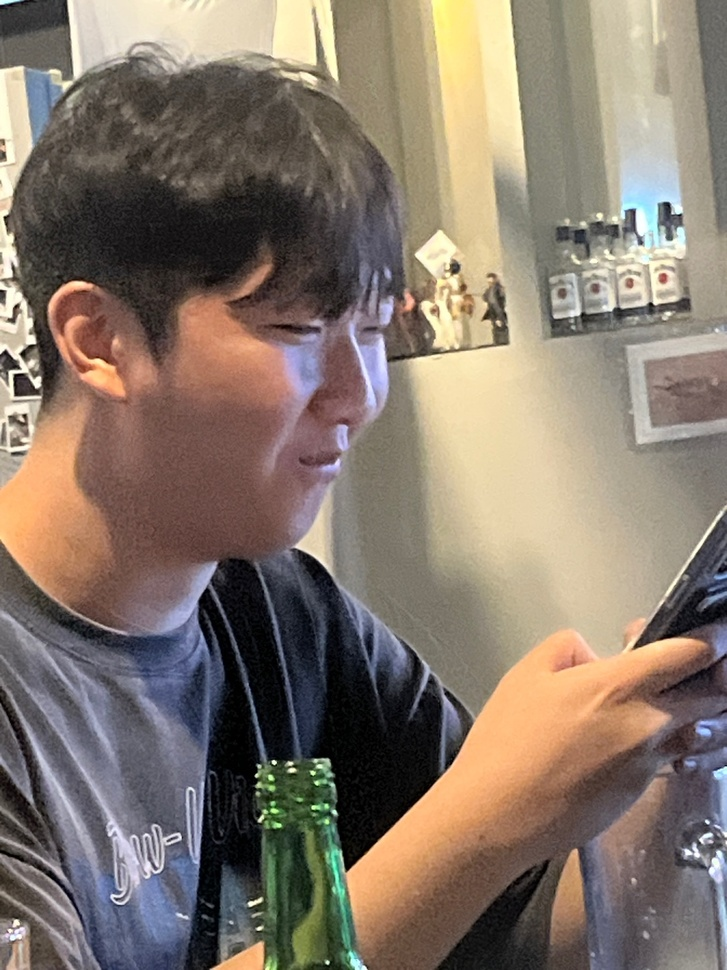
#> input picture anhyeon.jpg, 727 x 970 px, shrunk from 1080 x 1440 before the run
$ python morphology.py
#> lines starting #> are read from the running program, lines starting #| are printed output that depends on the picture; after the words box and inside, x2 and y2 are one past the last pixel; in counts of white or black regions, pixels touching at a corner belong together
import cv2 as cv
import numpy as np
import matplotlib.pyplot as plt

img = cv.imread('anhyeon.jpg', cv.IMREAD_UNCHANGED)
#> img is the input picture: shape (970, 727, 3); mean B, G, R 107.4, 119.7, 133.1

if img is None :
    exit(1)

# png파일은 4개의 채널이 존재, 3번 채널에 그림이 있음 [:,:,3]으로 3번째 채널 저장
# THRESH_BINARY -> 고정된 임계값을 사용하여 이진화
# THRESH_OTSU -> 이미지 히스토그램에 따라 최적의 임계값을 자동으로 찾아서 이진화
#t, bin_img = cv.threshold(img[:,:,3], 0, 255, cv.THRESH_BINARY + cv.THRESH_OTSU)
#plt.imshow(bin_img , cmap= 'gray'), plt.xticks([]), plt.yticks([])
#plt.show()

gray = cv.cvtColor(img, cv.COLOR_BGR2GRAY)
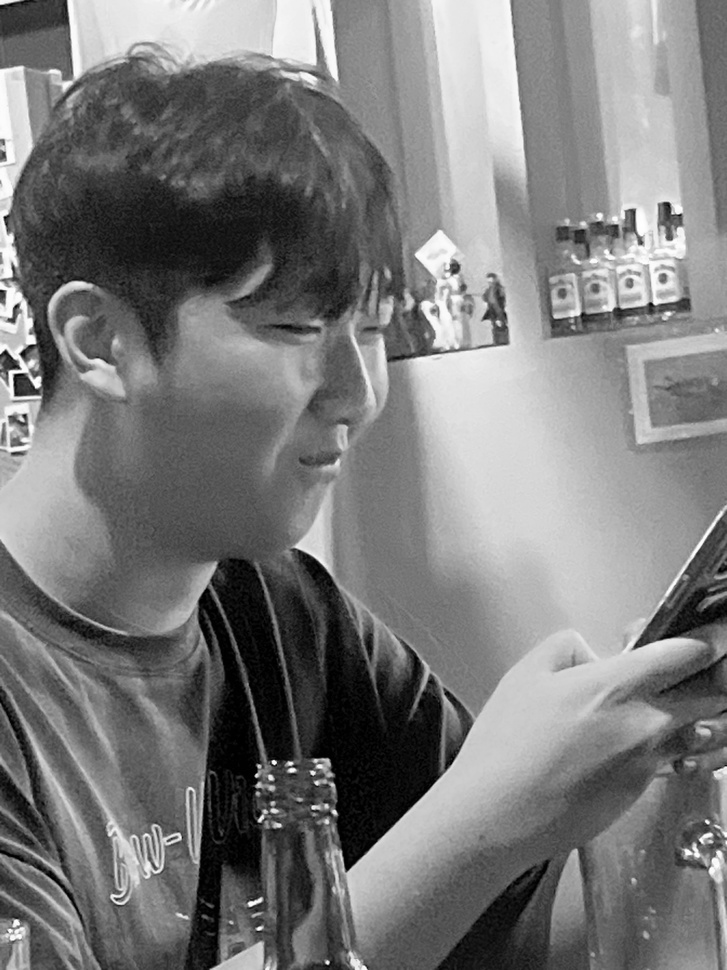
#> gray: shape (970, 727); min 0, max 255, mean 122.3
t, bin_img = cv.threshold(gray, 0, 255, cv.THRESH_BINARY + cv.THRESH_OTSU)
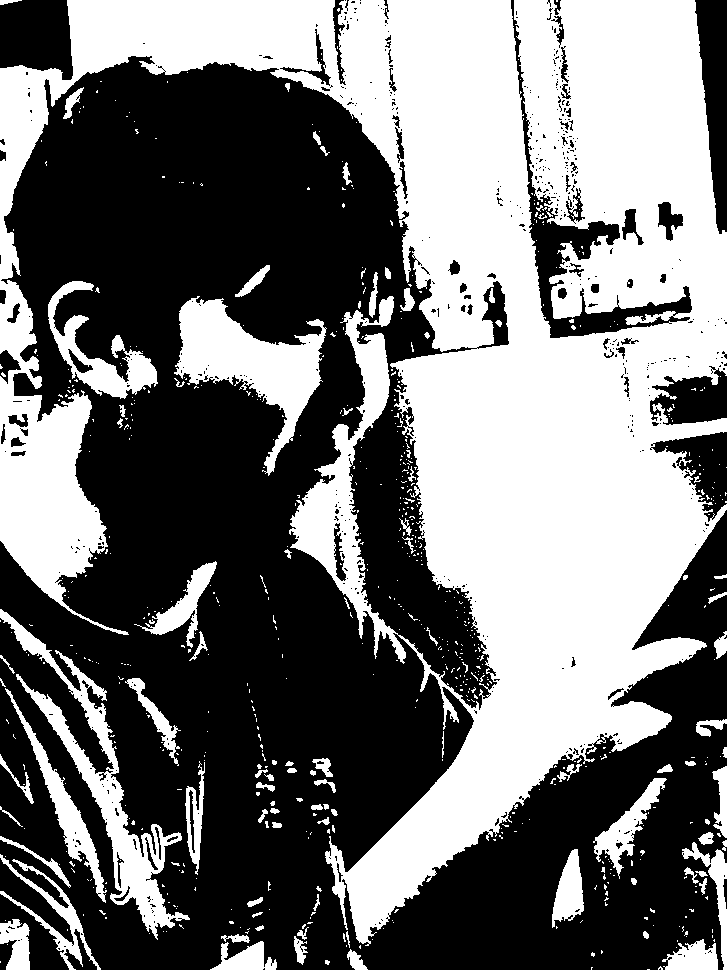
#> bin_img: shape (970, 727); 45.1% white; 696 white regions (602 under 20 px), largest, box (x1, y1, x2, y2) and area: (0, 0, 727, 946) 268747, (174, 296, 327, 476) 10184, (0, 609, 190, 940) 9349
#> t = 127

plt.imshow(bin_img, cmap='gray')
plt.xticks([]), plt.yticks([])
plt.show()


# 사용할 부분 자르기
b = bin_img[bin_img.shape[0] // 2 : bin_img.shape[0], 0 : bin_img.shape[0] // 2 + 1]
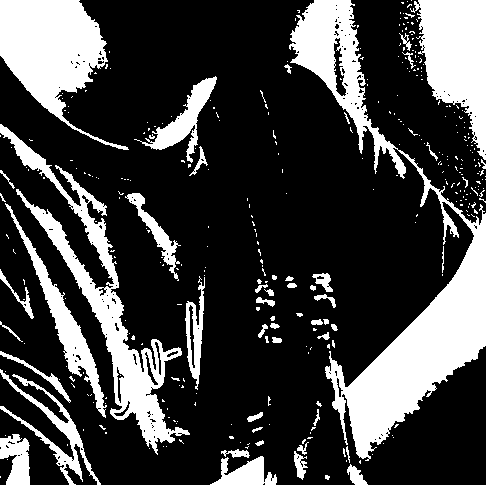
#> b: shape (485, 486); 25.6% white; 352 white regions (302 under 20 px), largest, box (x1, y1, x2, y2) and area: (289, 0, 486, 461) 20171, (0, 124, 190, 455) 9349, (0, 0, 129, 150) 8868
plt.imshow(b, cmap='gray'), plt.xticks([]), plt.yticks([])
plt.show()

se=np.uint8([[0,0,1,0,0],
             [0,1,1,0,0],
             [1,1,1,1,1],
             [0,1,1,1,0],
             [0,0,1,0,0]])


# 팽창
b_dilation = cv.dilate(b, se, iterations= 1)
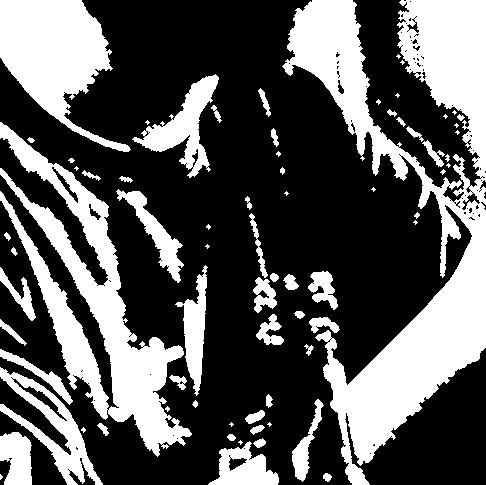
#> b_dilation: shape (485, 486); 34.7% white; 73 white regions (24 under 20 px), largest, box (x1, y1, x2, y2) and area: (282, 0, 486, 485) 35205, (0, 122, 192, 457) 17265, (0, 0, 131, 152) 9877
plt.imshow(b_dilation, cmap='gray'), plt.xticks([]), plt.yticks([])
plt.show()

# 침식
b_erosion = cv.erode(b, se, iterations= 1)
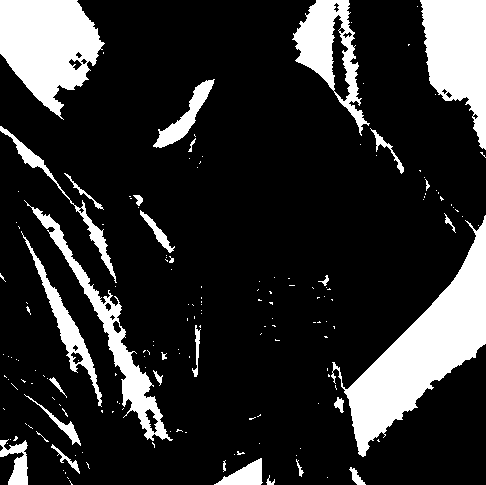
#> b_erosion: shape (485, 486); 17.8% white; 170 white regions (139 under 20 px), largest, box (x1, y1, x2, y2) and area: (331, 215, 486, 457) 11867, (0, 0, 105, 120) 7935, (420, 0, 486, 150) 6389
plt.imshow(b_erosion, cmap='gray'), plt.xticks([]), plt.yticks([])
plt.show()

# 닫힘
b_closing = cv.erode(cv.dilate(b, se, iterations= 1), se, iterations= 1)
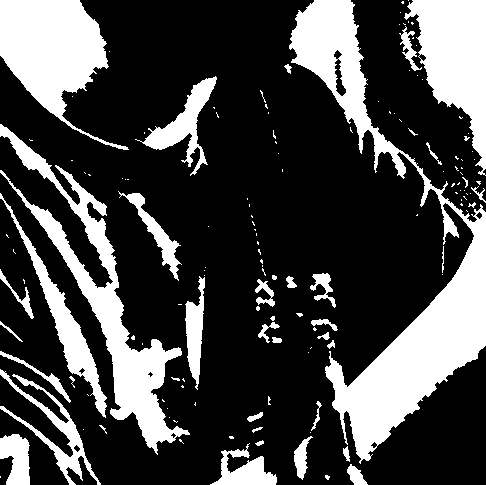
#> b_closing: shape (485, 486); 27.2% white; 144 white regions (104 under 20 px), largest, box (x1, y1, x2, y2) and area: (289, 0, 486, 464) 21170, (0, 124, 190, 455) 10362, (0, 0, 129, 150) 9066
plt.imshow(b_closing, cmap='gray'), plt.xticks([]), plt.yticks([])
plt.show()

$ run again, with Gang1.jpg copied over anhyeon.jpg
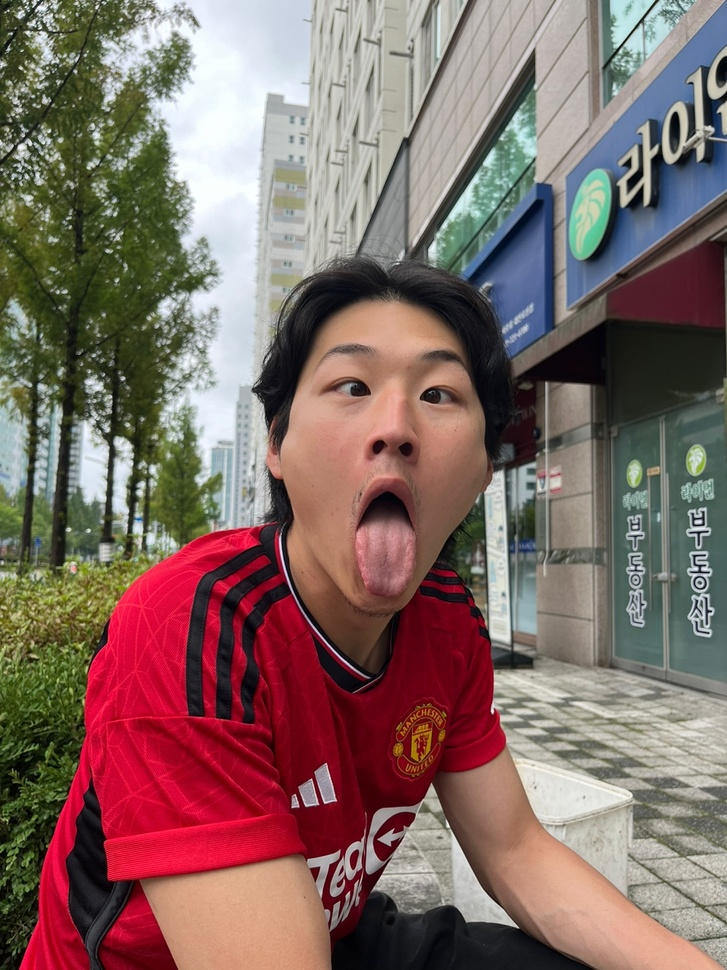
#> input picture Gang1.jpg, 727 x 970 px, shrunk from 1080 x 1440 before the run
#> img is the input picture: shape (970, 727, 3); mean B, G, R 100.7, 105.7, 130.3
#> `t, bin_img = cv.threshold(gray, 0, 255, cv.THRESH_BINARY + cv.THRESH_O..`:
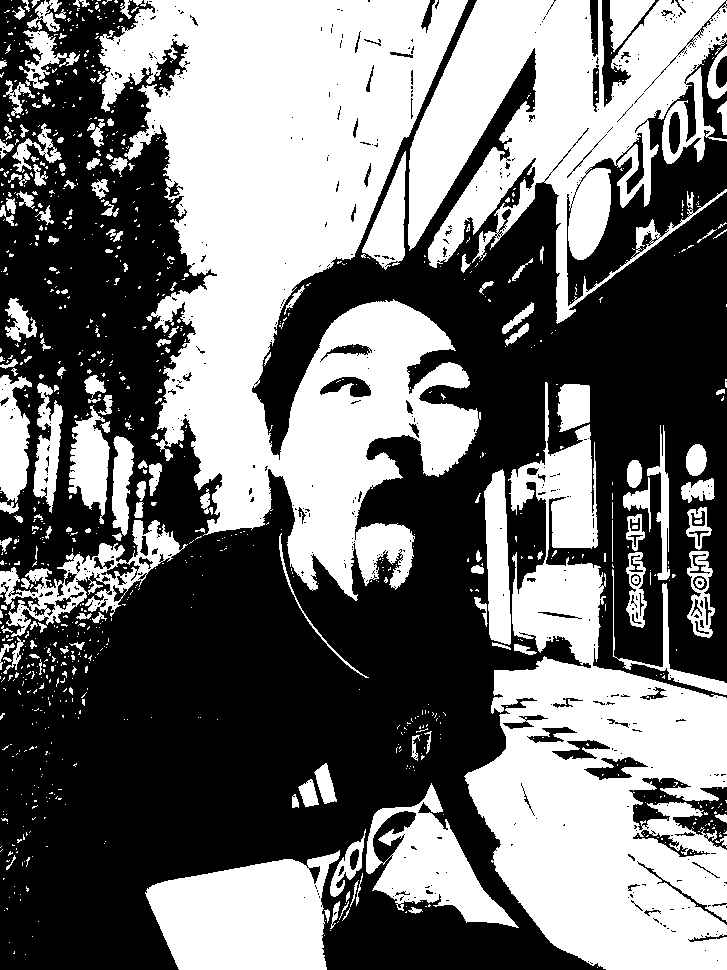
#> bin_img: shape (970, 727); 45.4% white; 1023 white regions (857 under 20 px), largest, box (x1, y1, x2, y2) and area: (98, 0, 481, 601) 122589, (464, 382, 727, 970) 71869, (408, 0, 727, 324) 50710
#> t = 117
#> b: shape (485, 486); 21.5% white; 434 white regions (370 under 20 px), largest, box (x1, y1, x2, y2) and area: (145, 365, 340, 485) 16715, (286, 0, 415, 116) 8743, (366, 298, 486, 438) 8176
#> b_dilation: shape (485, 486); 29.5% white; 105 white regions (35 under 20 px), largest, box (x1, y1, x2, y2) and area: (143, 296, 486, 485) 29554, (0, 0, 275, 203) 18554, (277, 0, 417, 195) 11339
#> b_erosion: shape (485, 486); 15.2% white; 140 white regions (97 under 20 px), largest, box (x1, y1, x2, y2) and area: (148, 376, 325, 485) 15493, (376, 329, 486, 435) 5743, (288, 0, 370, 113) 5136
#> `b_closing = cv.erode(cv.dilate(b, se, iterations= 1), se, iterations= 1)`:
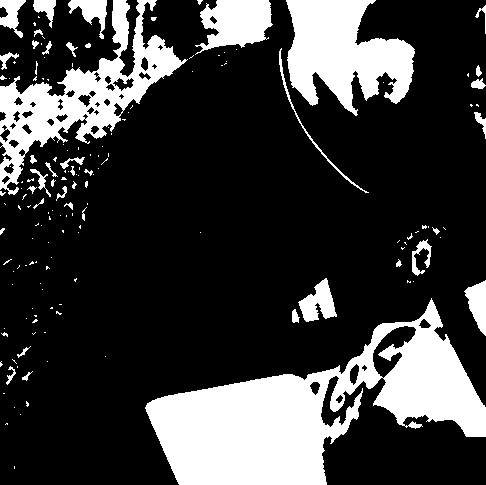
#> b_closing: shape (485, 486); 23.2% white; 160 white regions (118 under 20 px), largest, box (x1, y1, x2, y2) and area: (145, 298, 486, 485) 26818, (0, 0, 188, 195) 10094, (286, 0, 415, 116) 9222

$ run again, with Gang2.jpg copied over anhyeon.jpg
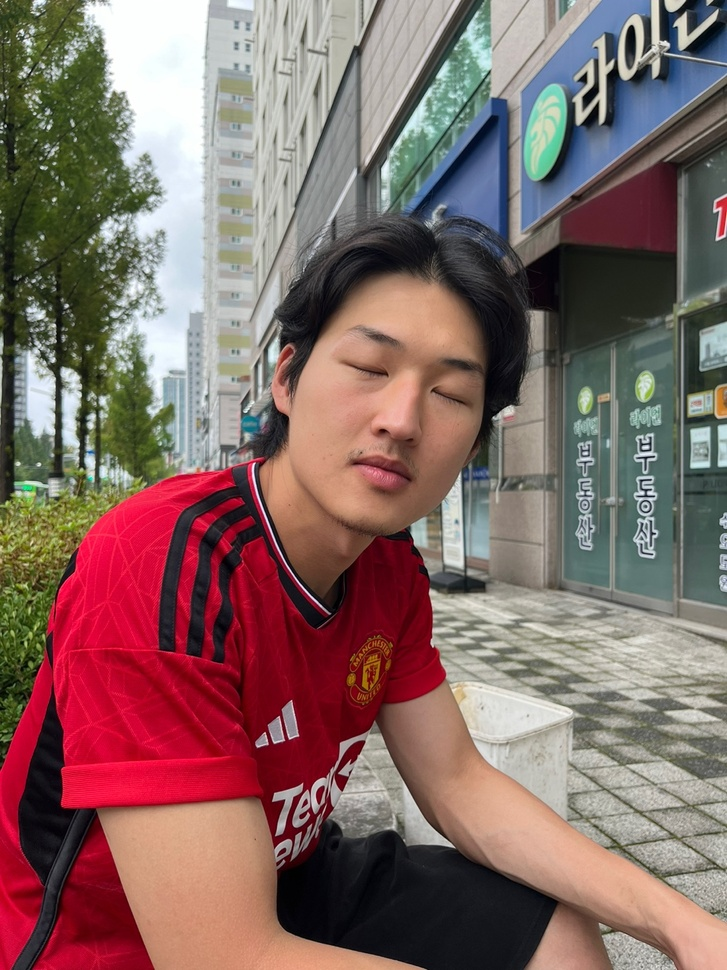
#> input picture Gang2.jpg, 727 x 970 px, shrunk from 1080 x 1440 before the run
#> img is the input picture: shape (970, 727, 3); mean B, G, R 101, 104.8, 132.1
#> `t, bin_img = cv.threshold(gray, 0, 255, cv.THRESH_BINARY + cv.THRESH_O..`:
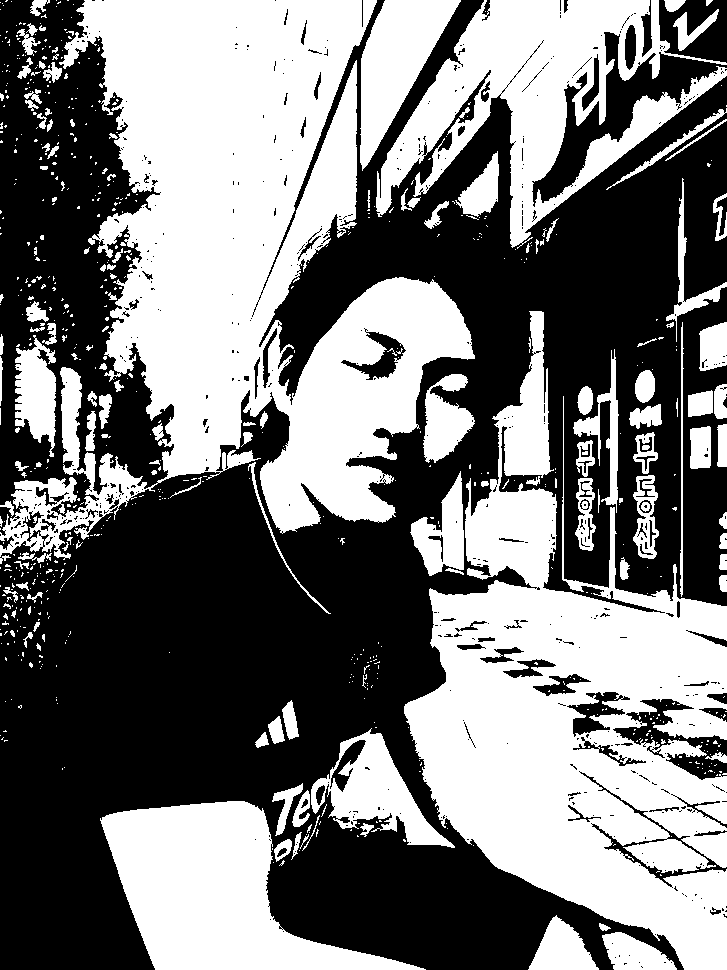
#> bin_img: shape (970, 727); 47.2% white; 727 white regions (582 under 20 px), largest, box (x1, y1, x2, y2) and area: (0, 0, 475, 560) 123823, (404, 311, 727, 970) 96320, (376, 0, 727, 249) 32397
#> t = 115
#> b: shape (485, 486); 27.1% white; 241 white regions (201 under 20 px), largest, box (x1, y1, x2, y2) and area: (100, 316, 426, 485) 27014, (404, 103, 486, 371) 13630, (311, 243, 455, 363) 6491
#> b_dilation: shape (485, 486); 33% white; 41 white regions (7 under 20 px), largest, box (x1, y1, x2, y2) and area: (98, 235, 457, 485) 38956, (402, 101, 486, 373) 14847, (0, 0, 200, 100) 8629
#> b_erosion: shape (485, 486); 21.9% white; 96 white regions (63 under 20 px), largest, box (x1, y1, x2, y2) and area: (103, 318, 420, 485) 25807, (406, 106, 486, 368) 12085, (332, 249, 452, 361) 4573
#> `b_closing = cv.erode(cv.dilate(b, se, iterations= 1), se, iterations= 1)`:
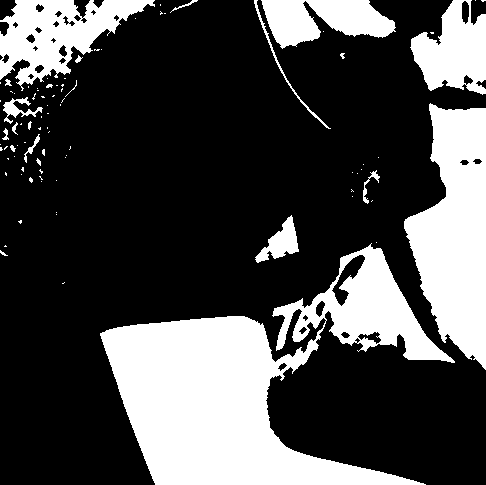
#> b_closing: shape (485, 486); 28.6% white; 89 white regions (69 under 20 px), largest, box (x1, y1, x2, y2) and area: (100, 243, 455, 485) 35650, (404, 103, 486, 370) 14010, (0, 0, 155, 91) 6647
